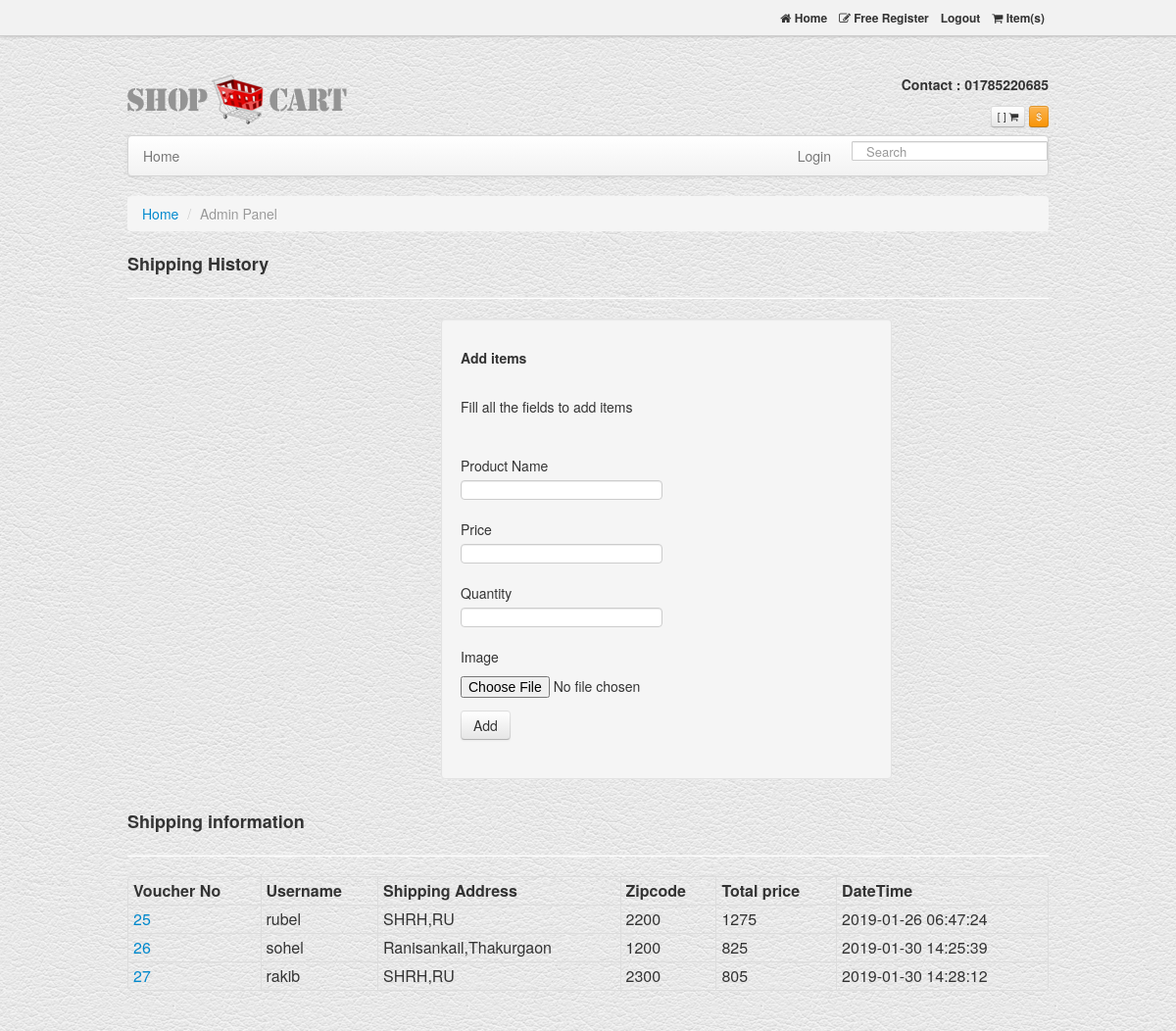
The page /admin_panel.php (signed in) on the database its author committed.
### tables this page shows
CREATE TABLE `shipping_info` (
  `id` int(11) NOT NULL,
  `username` varchar(30) NOT NULL,
  `total_money` double NOT NULL,
  `payment_status` varchar(30) NOT NULL,
  `order_time` timestamp NOT NULL DEFAULT CURRENT_TIMESTAMP ON UPDATE CURRENT_TIMESTAMP
);

CREATE TABLE `user_information` (
  `username` varchar(30) NOT NULL,
  `password` varchar(30) NOT NULL,
  `first_name` varchar(30) NOT NULL,
  `last_name` varchar(30) NOT NULL,
  `contact_no` varchar(30) NOT NULL,
  `full_address` varchar(30) NOT NULL,
  `zipcode` int(11) NOT NULL
);

### admin_panel.php (the view, shortened to what this page needs)
<?php
include('connection.php');
$shipping_info_query = "SELECT * FROM shipping_info";
$result = $connection->query($shipping_info_query);
?>
<!DOCTYPE html>
<html lang="en">
<head>
    <link href="assets/css/bootstrap.css" rel="stylesheet"/>
    <link href="assets/css/style.css" rel="stylesheet"/>
    <link href="assets/font-awesome/css/font-awesome.css" rel="stylesheet">
</head>
<body>
<div class="navbar navbar-inverse navbar-fixed-top">
    <div class="topNav">
        <div class="container">
            <div class="alignR">
                <a href="index.php"> <span class="icon-home"></span> Home</a>
                <a href="login.php"><span class="icon-edit"></span> Free Register </a>
                <a href="logout.php"><?php if (isset($_SESSION['user'])) echo "Logout"; ?></a>
                <a href="cart.php"><span class="icon-shopping-cart"></span> <?php if (isset($_SESSION["cart"]))
                        echo count($_SESSION["cart"]); ?> Item(s)</a>
            </div>
        </div>
    </div>
</div>
<div class="container">
    <header id="header">
        <div class="row">
            <div class="span4">
                <h1>
                    <a class="logo" href="index.php"><span>Twitter Bootstrap ecommerce template</span>
                        <img src="assets/img/logo-bootstrap-shoping-cart.png" alt="bootstrap sexy shop">
                    </a>
                </h1>
            </div>
            <div class="span8 alignR">
                <p><br> <strong> Contact : 01785220685 </strong><br><br></p>
                <span class="btn btn-mini">[ <?php if (isset($_SESSION["cart"]))
                        echo count($_SESSION["cart"]); ?> ] <span
                            class="icon-shopping-cart"></span></span>
                <span class="btn btn-warning btn-mini">$</span>
            </div>
        </div>
    </header>
    <div class="navbar">
        <div class="navbar-inner">
            <div class="container">
                <div class="nav-collapse">
                    <ul class="nav">
                        <li class=""><a href="index.php">Home </a></li>
                    </ul>
                    <form action="search.php" method="post" class="navbar-search pull-right">
                        <input type="text" name="search_name" placeholder="Search" class="search-query span2">
                    </form>
                    <ul class="nav pull-right">
                        <li class="dropdown">
                            <a href="login.php"> Login </a>
                        </li>
                    </ul>
                </div>
            </div>
        </div>
    </div>
    <div class="row">
        <div class="span12">
            <ul class="breadcrumb">
                <li><a href="index.php">Home</a> <span class="divider">/</span></li>
                <li class="active">Admin Panel</li>
            </ul>
            <h3> Shipping History</h3>
            <hr class="soft"/>
            <div class="row">
                <div class="span4"></div>
                <div class="span6">
                    <div class="well">
                        <h5>Add items</h5><br/>
                        Fill all the fields to add items<br/><br/><br/>
                        <form action="upload.php" method="post" enctype="multipart/form-data">
                            <div class="control-group">
                                <label class="control-label" for="inputEmail">Product Name</label>
                                <div class="controls">
                                    <input type="text" name="product_name">
                                </div>
                            </div>
                            <div class="control-group">
                                <label class="control-label" for="inputEmail">Price</label>
                                <div class="controls">
                                    <input type="text" name="price">
                                </div>
                            </div>
                            <div class="control-group">
                                <label class="control-label" for="inputEmail">Quantity</label>
                                <div class="controls">
                                    <input type="text" name="quantity">
                                </div>
                            </div>
                            <div class="control-group">
                                <label class="control-label" for="inputEmail">Image</label>
                                <div class="controls">
                                    <input type="file" name="fileToUpload" id="fileToUpload">
                                </div>
                            </div>
                            <div class="controls">
                                <button type="submit" name="submit" class="btn block">Add</button>
                            </div>
                        </form>
                    </div>
                </div>
                <div class="span1"> &nbsp;</div>
            </div>
            <h3> Shipping information</h3>
            <hr class="soft"/>
            <div class="row">
                <div class="span12">
                    <table class="table table-bordered table-condensed">
                        <thead>
                        <th>Voucher No</th>
                        <th>Username</th>
                        <th>Shipping Address</th>
                        <th>Zipcode</th>
                        <th>Total price</th>
                        <th>DateTime</th>
                        </thead>
                        <tbody>
                        <?php while ($row = $result->fetch_assoc()) {
                            $temp_user = $row['username'];
                            $user_query = "SELECT * FROM user_information where username = '$temp_user'";
                            $user = $connection->query($user_query)->fetch_assoc();
                            $id = $row['id'];
                            echo "<tr><td><a href='show_voucher_information.php?id=$id'>$id</a></td>";
                            echo "<td>" . $row['username'] . "</td>";
                            echo "<td>" . $user['full_address'] . "</td>";
                            echo "<td>" . $user['zipcode'] . "</td>";
                            echo "<td>" . $row['total_money'] . "</td>";
                            echo "<td>" . $row['order_time'] . "</td>";
                            echo "</tr>";
                        }
                        ?>
                        </tbody>
                    </table>
                </div>
                <div class="span1"> &nbsp;</div>
            </div>
        </div>
    </div>
</div>
</body>
</html>

### assets/css/style.css (style rules this page uses)
body { background:url(assets/img/white_leather.png) repeat 0 0; }
#header { padding:8px 0 8px; }
#header a { text-decoration:none }
#header p { padding:0; margin:0; line-height:1em; font-size:100% }
#header h1 { margin:0;line-height:1em }
#header { padding-top:44px; }
.logo { padding-top: 11px;display: block; }
h3 { font-size: 18px;line-height: 1.5em; }
.navbar-inner { padding-left: 0;padding-right: 0; }
.alignR { text-align:right; }
.navbar .nav , .marginLess { margin:0 }
.navbar-search .search-query { padding: 4px 14px;-moz-border-radius: 1px;-webkit-border-radius: 1px;border-radius: 1px;line-height: 1.5em; min-width: 200px; }
.navbar-search { margin-left:6px; }
.topNav { padding: 0;border-bottom: 1px solid #CCC;background: #f2f2f2;box-shadow: 0 0 3px #B1AFAF; }
.topNav a { color:#333; font-size:12px; font-weight:bold; display:inline-block; padding:8px 4px; }

### rows shown on the page
shipping_info: id "25", username "rubel", user_information.full_address "SHRH,RU", user_information.zipcode "2200", total_money "1275", order_time "2019-01-26 06:47:24"
shipping_info: id "26", username "sohel", user_information.full_address "Ranisankail,Thakurgaon", user_information.zipcode "1200", total_money "825", order_time "2019-01-30 14:25:39"
shipping_info: id "27", username "rakib", user_information.full_address "SHRH,RU", user_information.zipcode "2300", total_money "805", order_time "2019-01-30 14:28:12"
